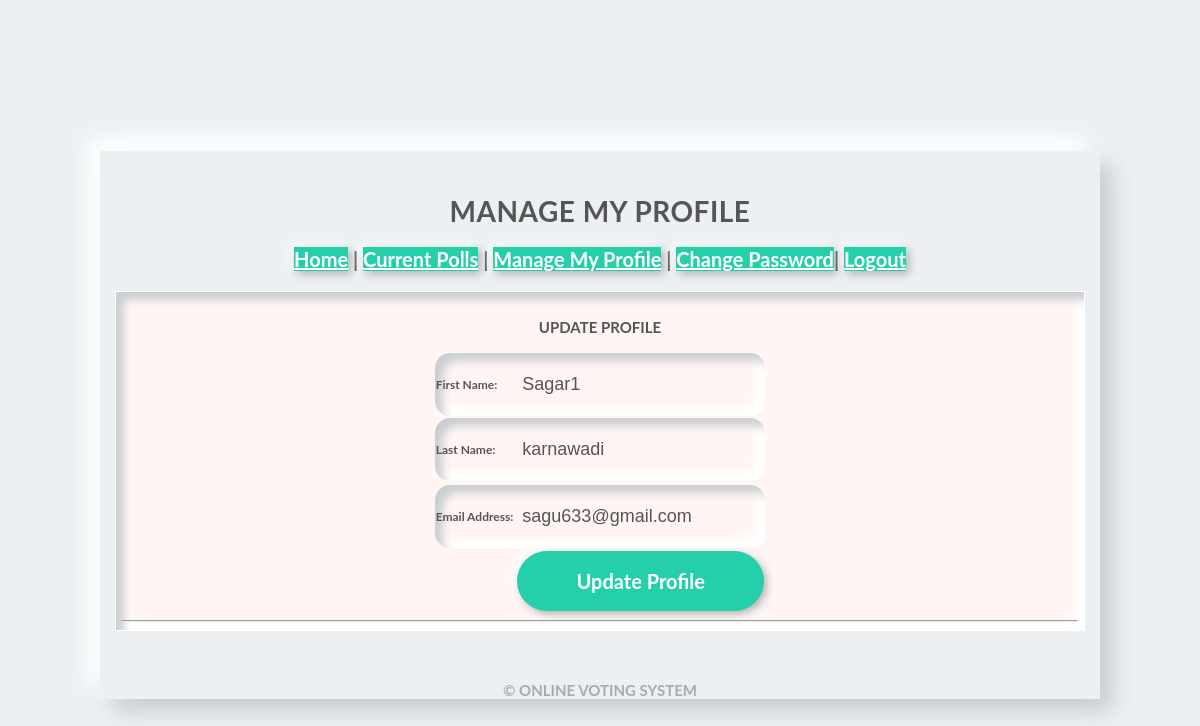
/manage-profile.php (signed in), run on the app's committed database.
### tables this page shows
CREATE TABLE `tbmembers` (
  `member_id` int(5) NOT NULL,
  `first_name` varchar(45) NOT NULL,
  `last_name` varchar(45) NOT NULL,
  `email` varchar(45) NOT NULL,
  `password` varchar(45) NOT NULL
);

### manage-profile.php (the view, shortened to what this page needs)
<?php
require('connection.php');
$result=mysqli_query($con, "SELECT * FROM tbMembers WHERE member_id = '$_SESSION[member_id]'");
$row = mysqli_fetch_array($result);
if($row)
 {
 $firstName = $row['first_name'];
 $lastName = $row['last_name'];
 $email = $row['email'];
 }
?>
<!DOCTYPE html PUBLIC "-//W3C//DTD XHTML 1.0 Transitional//EN" "http://www.w3.org/TR/xhtml1/DTD/xhtml1-transitional.dtd">
<html xmlns="http://www.w3.org/1999/xhtml">
<head>
<link href="css/user_styles.css" rel="stylesheet" type="text/css" />
</head>
<body bgcolor="tan">
<center><b><font color = "brown" size="6"></font></b></center><br><br>
<div id="page">
<div id="header">
  <h1>MANAGE MY PROFILE</h1>
  <a href="student.php">Home</a> | <a href="vote.php">Current Polls</a> | <a href="manage-profile.php">Manage My Profile</a> | <a href="changepass.php">Change Password</a>| <a href="logout.php">Logout</a>
</div>
<div id="container">
<table border="0" width="620" align="center">
<CAPTION><h3>UPDATE PROFILE</h3></CAPTION>
<form action="manage-profile.php?id=<?php echo $_SESSION['member_id']; ?>" method="post" onsubmit="return updateProfile(this)">
<table align="center">
<tr class="username"><td>First Name:</td><td><input type="text" style="border: none;
  outline:none;
  background: none;
  font-size: 18px;
  color: #555;
  padding:20px 10px 20px 5px;" name="firstname" maxlength="15" value="<?php echo $firstName; ?>"></td></tr>
<tr class="username"><td>Last Name:</td><td><input type="text" style="border: none;
  outline:none;
  background: none;
  font-size: 18px;
  color: #555;
  padding:20px 10px 20px 5px;" name="lastname" maxlength="15" value="<?php echo $lastName; ?>"></td></tr>
<tr></tr><tr class="username"><td>Email Address:</td><td><input type="text" style="border: none;
  outline:none;
  background: none;
  font-size: 18px;
  color: #555;
  padding:20px 10px 20px 5px;" name="email" maxlength="100" value="<?php echo $email; ?>"></td></tr>
<tr><td>&nbsp;</td></td><td><input style="outline: none;
  border:none;
  cursor: pointer;
  width:100%;
  height: 60px;
  border-radius: 30px;
  font-size: 20px;
  font-weight: 700;
  font-family: 'Lato', sans-serif;
  color:#fff;
  text-align: center;
  background: #24cfaa;
  box-shadow: 3px 3px 8px #b1b1b1,
              -3px -3px 8px #ffffff;
  transition: 0.5s;" type="submit" name="update" value="Update Profile"></td></tr>
</table>
</form>
<hr>
</div>
<div id="footer">
  <div class="bottom_addr">&copy; ONLINE VOTING SYSTEM</div>
</div>
</div>
</body>
</html>

### css/user_styles.css (style rules this page uses)
* { box-sizing: border-box; }
body { margin:0; height: 100vh; width: 100vw; overflow: hidden; font-family: 'Lato', sans-serif; font-weight: 700; display: flex; align-items: center; justify-content: center; color:#555; background: #ecf0f3; }
.bottom_addr { text-decoration: none; color:#aaa; font-size: 15px; }
h1 { text-align: center; font-size: 28px; padding-top: 24px; letter-spacing: 0.5px; }
h3 { text-align: center; font-size: 15px; padding-top: 7px; }
a { outline: none; border:none; cursor: pointer; width:100%; height: 60px; font-size: 20px; font-weight: 700; font-family: 'Lato', sans-serif; color:#fff; text-align: center; background: #24cfaa; box-shadow: 3px 3px 8px #b1b1b1, -3px -3px 8px #ffffff; transition: 0.5s; }
#page { width:1000px; margin:0 auto; margin-top:50px; padding-top:0px; background: #ecf0f3; box-shadow: 13px 13px 20px #cbced1, -13px -13px 20px #ffffff; height:auto; }
#header { text-align:center; background: #ecf0f3; }
#header { font-size:20px; }
#container { border:#ffffff solid 1px; padding:4px 6px 2px 6px; width:970px; margin:0 auto; background:#fff6f3; font-size:12px; text-align:justify; margin-top:20px; margin-bottom: 30px; box-shadow: inset 8px 8px 8px #cbced1, inset -8px -8px 8px #ffffff; }
#footer { padding-top: 20px; text-align: center; text-decoration: none; color:#aaa; font-size: 15px; }
.username, .password { margin-bottom: 30px; border-radius: 15px; box-shadow: inset 8px 8px 8px #cbced1, inset -8px -8px 8px #ffffff; }

### data on the page
tbmembers: firstname "Sagar1", lastname "karnawadi", email "sagu633@gmail.com"
